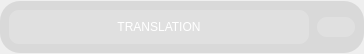
<?xml version="1.0" encoding="UTF-8"?>
<ui version="4.0">
 <class>Form</class>
 <widget class="QWidget" name="Form">
  <property name="geometry">
   <rect>
    <x>0</x>
    <y>0</y>
    <width>364</width>
    <height>54</height>
   </rect>
  </property>
  <property name="windowTitle">
   <string>Form</string>
  </property>
  <property name="styleSheet">
   <string notr="true">#widget{
	background-color: rgba(50, 50, 50, 30);
	
	border: none;
	border-radius: 20px;
}

#add_btn{
	padding: 3px, 3px;
	padding-right: 3px;
	padding-left: 3px;
	border: none;
	border-radius: 10px;
}

QPushButton{
	padding: 10px, 10px;
	padding-right: 30px;
	padding-left: 30px;
	border: none;
	border-radius: 10px;
	
	background-color: rgba(255, 255, 255, 50);
	color: rgb(255, 255, 255);
	
	font: 63 10pt &quot;Bahnschrift SemiBold SemiConden&quot;;
}
</string>
  </property>
  <layout class="QVBoxLayout" name="verticalLayout">
   <property name="spacing">
    <number>0</number>
   </property>
   <property name="leftMargin">
    <number>0</number>
   </property>
   <property name="topMargin">
    <number>0</number>
   </property>
   <property name="rightMargin">
    <number>0</number>
   </property>
   <property name="bottomMargin">
    <number>0</number>
   </property>
   <item>
    <widget class="QWidget" name="widget" native="true">
     <property name="sizePolicy">
      <sizepolicy hsizetype="Expanding" vsizetype="Fixed">
       <horstretch>0</horstretch>
       <verstretch>0</verstretch>
      </sizepolicy>
     </property>
     <property name="minimumSize">
      <size>
       <width>0</width>
       <height>0</height>
      </size>
     </property>
     <layout class="QHBoxLayout" name="horizontalLayout">
      <item alignment="Qt::AlignLeft">
       <widget class="QPushButton" name="translation_btn">
        <property name="sizePolicy">
         <sizepolicy hsizetype="Preferred" vsizetype="Fixed">
          <horstretch>0</horstretch>
          <verstretch>0</verstretch>
         </sizepolicy>
        </property>
        <property name="minimumSize">
         <size>
          <width>300</width>
          <height>0</height>
         </size>
        </property>
        <property name="text">
         <string>TRANSLATION</string>
        </property>
       </widget>
      </item>
      <item>
       <widget class="QPushButton" name="add_btn">
        <property name="sizePolicy">
         <sizepolicy hsizetype="Fixed" vsizetype="Fixed">
          <horstretch>0</horstretch>
          <verstretch>0</verstretch>
         </sizepolicy>
        </property>
        <property name="cursor">
         <cursorShape>PointingHandCursor</cursorShape>
        </property>
        <property name="text">
         <string/>
        </property>
        <property name="icon">
         <iconset resource="resources/resources.qrc">
          <normaloff>:/newPrefix/icons/add.png</normaloff>:/newPrefix/icons/add.png</iconset>
        </property>
        <property name="iconSize">
         <size>
          <width>30</width>
          <height>30</height>
         </size>
        </property>
       </widget>
      </item>
     </layout>
    </widget>
   </item>
  </layout>
 </widget>
 <resources>
  <include location="resources/resources.qrc"/>
 </resources>
 <connections/>
</ui>
